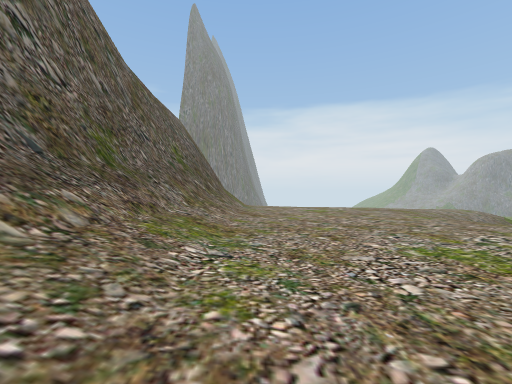
View 1 (above)

21 first-person views from a walk through a 3-D level made in the Unity game engine. The camera is 1.4 m above the floor, looks level and sees 90° across. The floor is counted in squares, 2 m on a side. Each view is taken from the middle of a square. On the plan, view 1 faces up. The plan holds only what a view shows up to about 9 squares ahead; the rest is blank. The place goes on beyond the plan. The player character is not drawn. Some animated figures are not drawn.

View 2
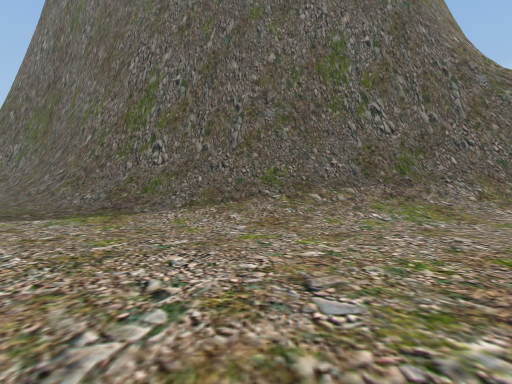

View 3
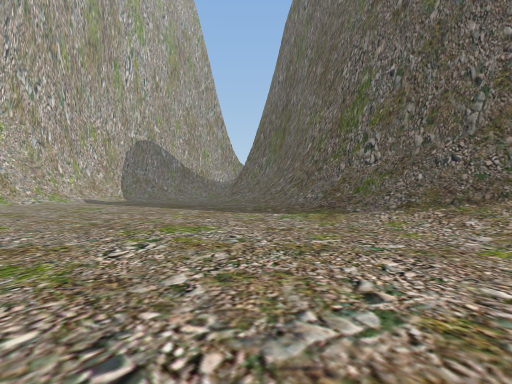

View 4
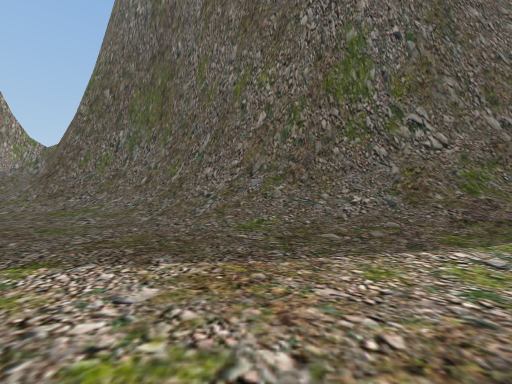

View 5
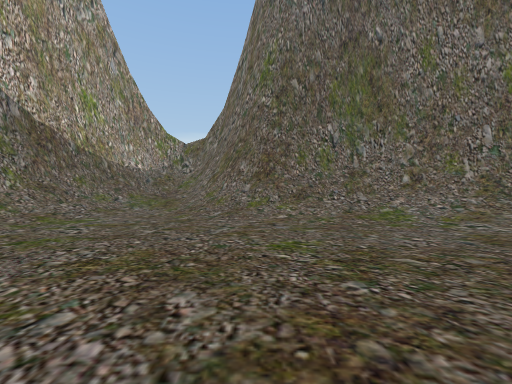

View 6
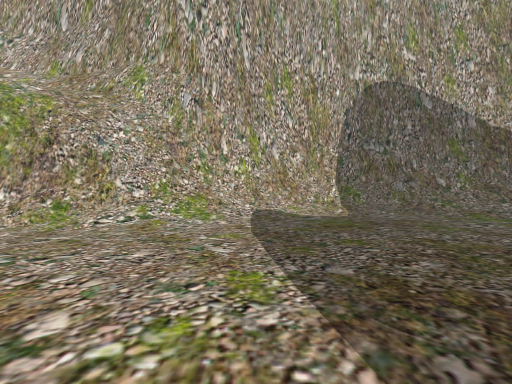

View 7
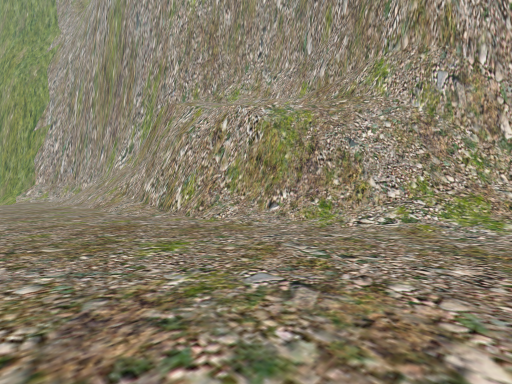

View 8
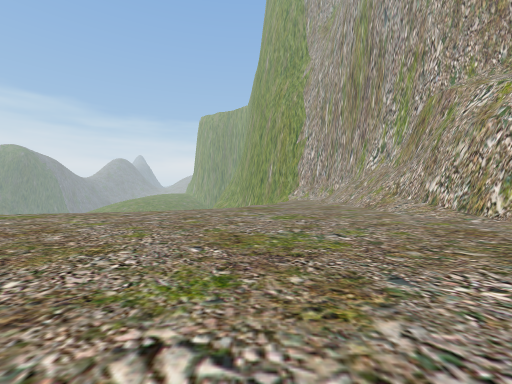

View 9
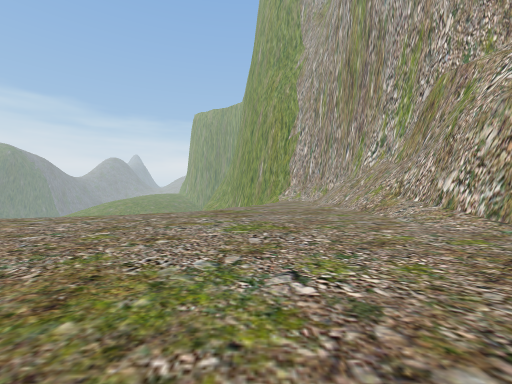

View 10
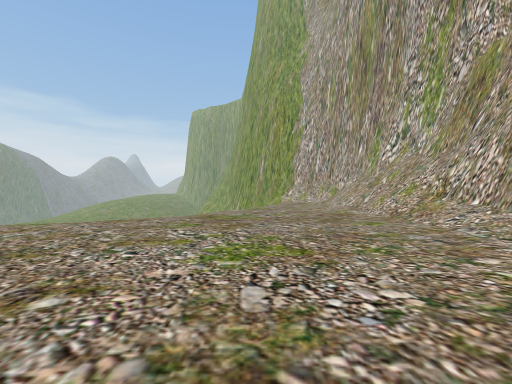

View 11
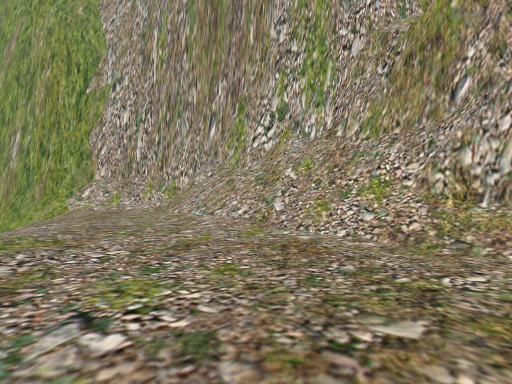

View 12
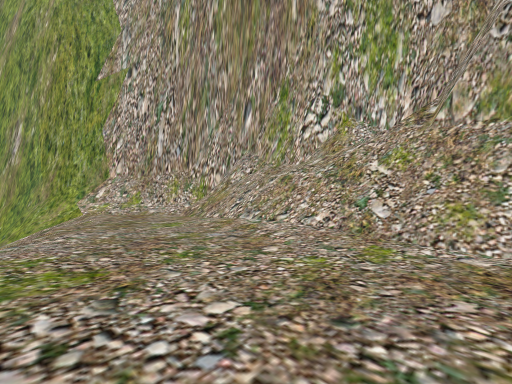

View 13
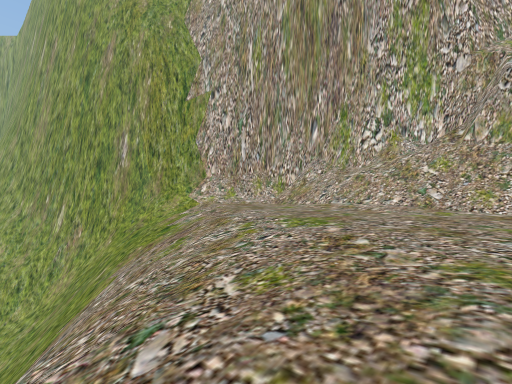

View 14
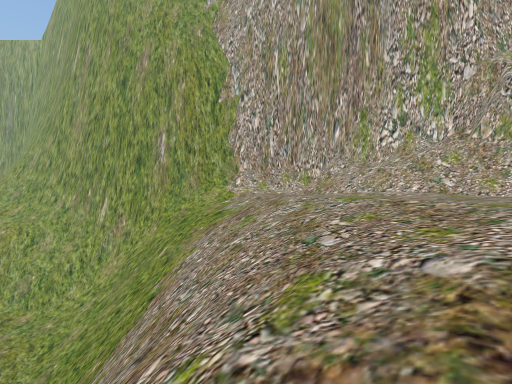

View 15
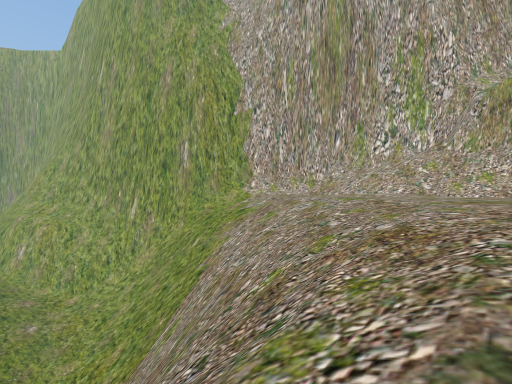

View 16
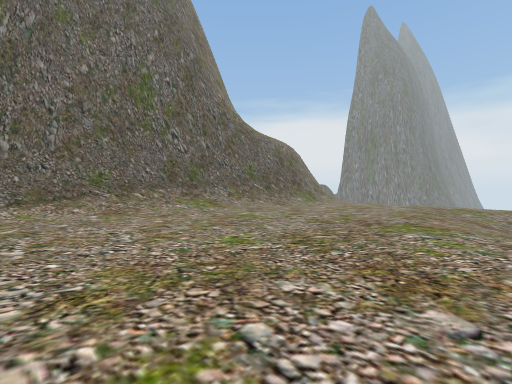

View 17
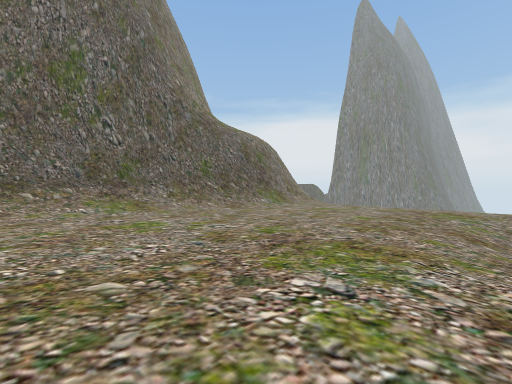

View 18
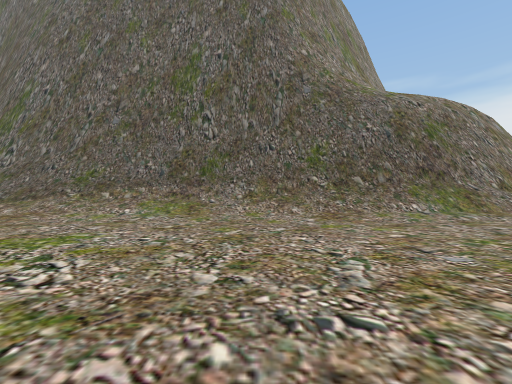

View 19
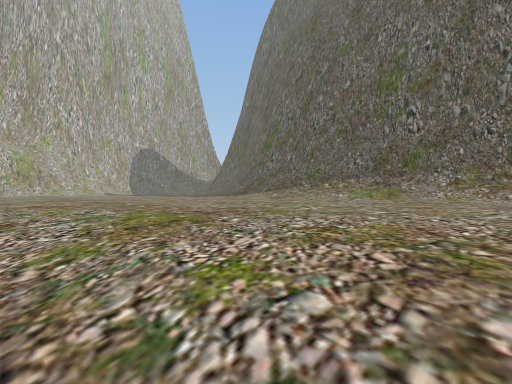

View 20
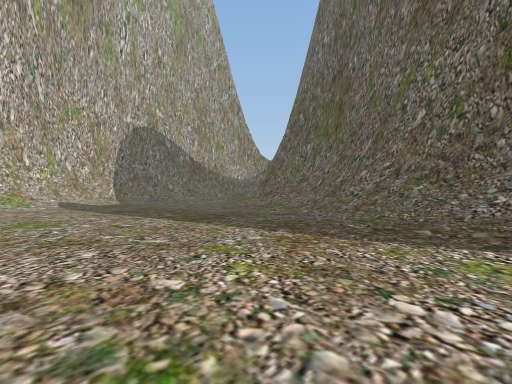

View 21
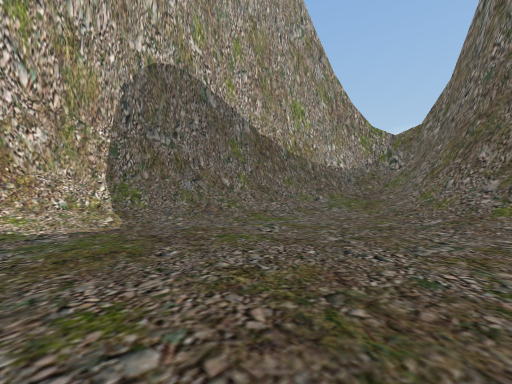

### Floor plan
Key: @ floor where view 1 was taken; # wall or solid block; . main floor; - floor 0.5 m lower than the main floor; _ floor 0.75 m lower than the main floor; < floor 12 m lower than the main floor; ( floor 12.5 m lower than the main floor; ! floor 12.75 m lower than the main floor; / step, stairs or slope; = window, fence, low wall or low ledge; v drop or lower ground.
Columns run from 8 left of view 1 to 28 right of it. Each row starts with its distance up from view 1.
 10       #/... ..-_/
  9       #/......-_/
  8       #/......-_/
  7      ##/.......-/
  6      #//.......-/
  5      #//.......-_
  4      #//........-
  3      #//........-
  2      #//.........
  1      #//.........
  0      #//@........
 -1      #//.........
 -2      #/..........
 -3     ##/..........
 -4     #//....... .. ..  /
 -5     #//.......  ..... ///v       !(
 -6    ##/........  .....-////v##=/////<
 -7    #//........ .......-////v####////
 -8   ##//................-_////v#####//
 -9   #//..................-_/////vv###
-10  ##/....................-////////vv
-11  #//......................-///////
-12 ##/.........................-//////##
-13 #//............................///##
-14 #//............................./##
-15 #//............................/##
-16 #//................////////////##
-17 //..............########/////###
-18 /.........../=###     ###/####
-19 /........../###         ###
-20 ///......//###
-21 #/////.///###
-22 ####////###
-23    ######

Where each view was taken, in squares from view 1:
view 1: 0 up, 0 right, facing up
view 2: 0 up, 5 right, facing left
view 3: 0 up, 5 right, facing down-left
view 4: 7 down, 2 right, facing left
view 5: 15 down, 1 right, facing left
view 6: 13 down, 1 right, facing down
view 7: 13 down, 2 right, facing down-right
view 8: 11 down, 3 right, facing right
view 9: 12 down, 5 right, facing right
view 10: 12 down, 7 right, facing right
view 11: 12 down, 13 right, facing down-right
view 12: 12 down, 15 right, facing down-right
view 13: 8 down, 15 right, facing down-right
view 14: 6 down, 15 right, facing down-right
view 15: 4 down, 14 right, facing down-right
view 16: 2 down, 8 right, facing up-left
view 17: 1 up, 8 right, facing up-left
view 18: 6 up, 6 right, facing left
view 19: 7 up, 8 right, facing down-left
view 20: 5 down, 3 right, facing down-left
view 21: 15 down, 0 right, facing down-left
